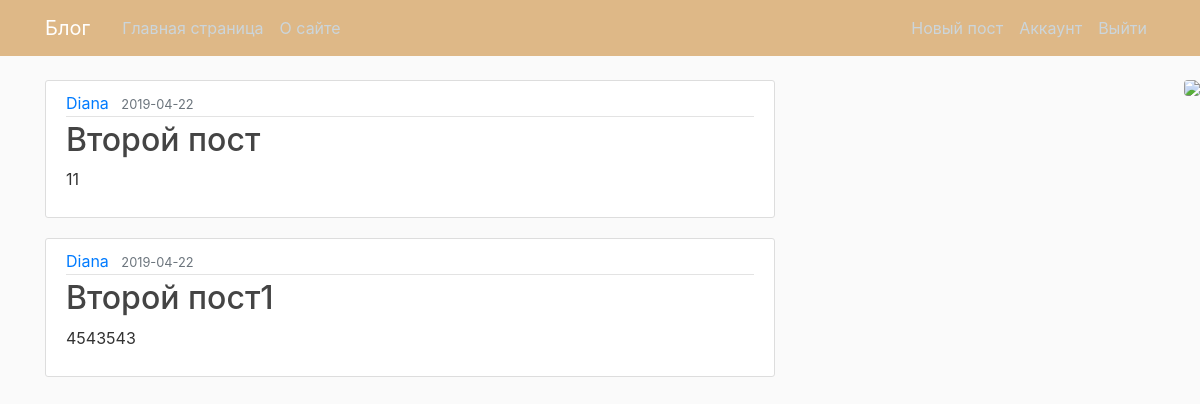
Screenshot of /home (signed in) with the database file from the repository.
### server/models.py (models this page shows, shortened)
class Post(db.Model):
    id = db.Column(db.Integer, primary_key=True)
    title = db.Column(db.String(100), unique=True, nullable=False)
    date_posted = db.Column(db.DateTime, nullable=False, default=datetime.utcnow)
    content = db.Column(db.Text, nullable=False)
    user_id = db.Column(db.Integer, db.ForeignKey('user.id'), nullable=False)

class User(db.Model, UserMixin):
    id = db.Column(db.Integer, primary_key=True)
    username = db.Column(db.String(20), unique=True, nullable=False)
    email = db.Column(db.String(120), unique=True, nullable=False)
    password = db.Column(db.String(60), nullable=False)
    posts = db.relationship('Post', backref='author', lazy=True)

### server/routes.py (the view)
@app.route('/')
@app.route('/home')
def home():
    posts = Post.query.all()
    return render_template('home.html', posts=posts)

### server/models.py (called while the page is built)
@login_manager.user_loader
def load_user(user_id):
    return User.query.get(int(user_id))

### server/templates/home.html
{% extends "layout.html" %}
{% block content %}
    {% for post in posts %}
        <article class="media content-section">
          <div class="media-body">
            <div class="article-metadata">
              <a class="mr-2" href="#">{{ post.author.username }}</a>
              <small class="text-muted">{{ post.date_posted.strftime('%Y-%m-%d') }}</small>
            </div>
            <h2><a class="article-title" href="{{ url_for('post', post_id=post.id) }}">{{ post.title }}</a></h2>
            <p class="article-content">{{ post.content }}</p>
          </div>
        </article>
    {% endfor %}
{% endblock content %}

### server/static/main.css (style rules this page uses)
body { background: #fafafa; color: #333333; margin-top: 5rem; }
h1, h2, h3, h4, h5, h6 { color: #444444; }
.content-section { background: #ffffff; padding: 10px 20px; border: 1px solid #dddddd; border-radius: 3px; margin-bottom: 20px; }
.article-title { color: #444444; }
.article-content { white-space: pre-line; }
.article-metadata { padding-bottom: 1px; margin-bottom: 4px; border-bottom: 1px solid #e3e3e3 }

### rows the page displays
Post: author.username "Diana", date_posted "2019-04-22", title "Второй пост", content "11"
Post: author.username "Diana", date_posted "2019-04-22", title "Второй пост1", content "4543543"
